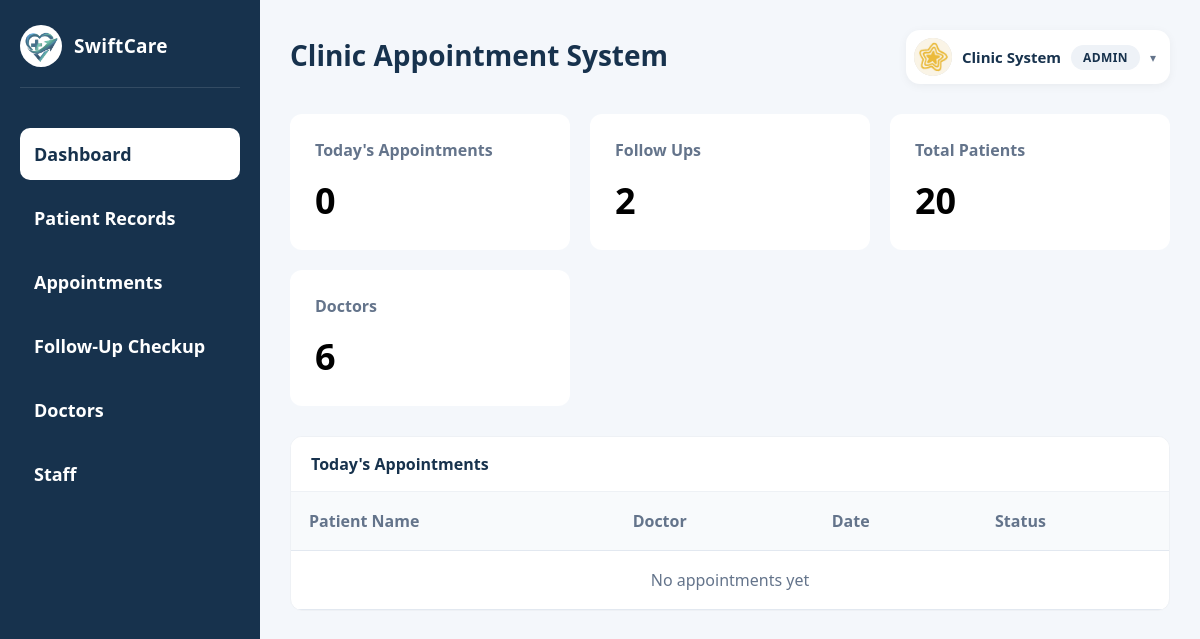
Before: /view/admin/admin_dashboard.php (signed in) with the older database file.
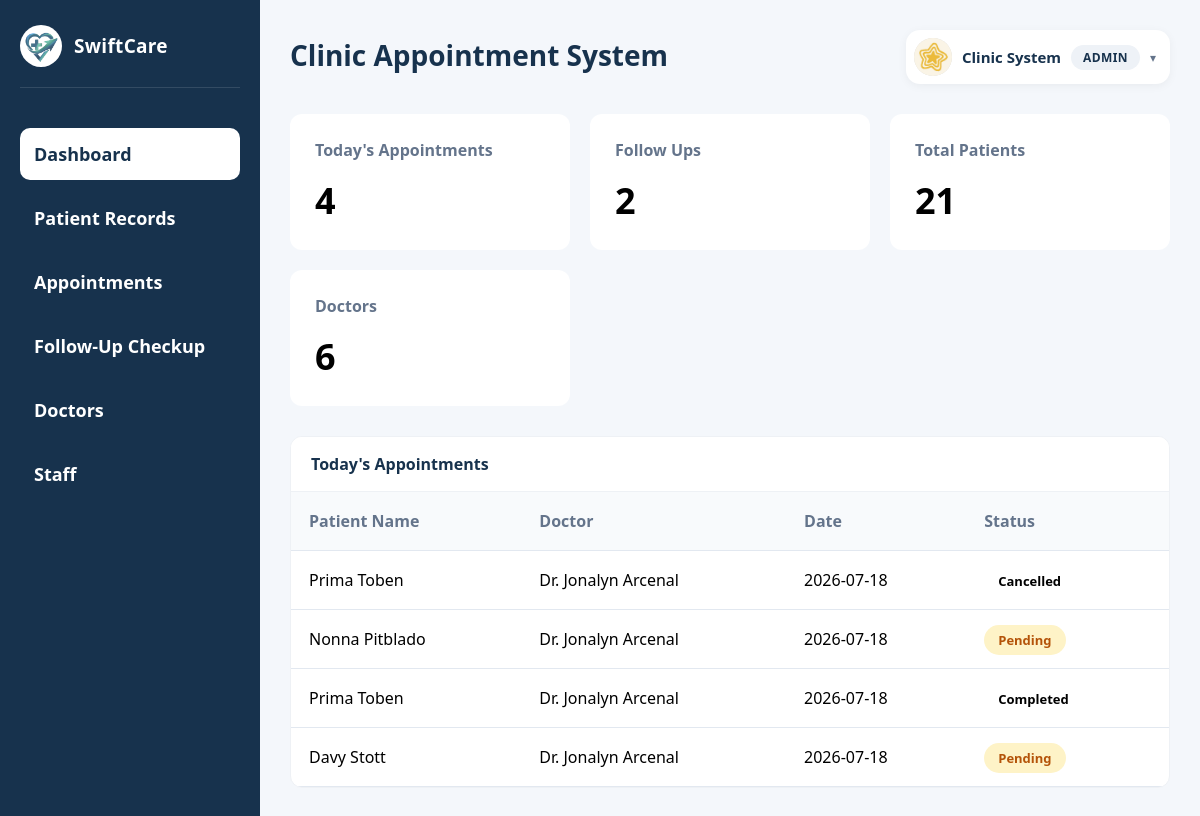
After: the same page with the newer database file.
### tables this page shows
CREATE TABLE `appointments` (
  `id` int(11) NOT NULL,
  `patient_id` int(11) NOT NULL,
  `doctor_id` int(11) NOT NULL,
  `appointment_date` date NOT NULL,
  `appointment_time` varchar(20) NOT NULL,
  `purpose` text DEFAULT NULL,
  `complaint` varchar(150) DEFAULT NULL,
  `consultation_type` enum('Online','In Person') NOT NULL DEFAULT 'In Person',
  `status` enum('pending','confirmed','completed','cancelled','missed') DEFAULT 'pending',
  `created_at` timestamp NOT NULL DEFAULT current_timestamp(),
  `admin_checked` tinyint(1) DEFAULT 0
);

### model/Appointment.php (called while the page is built, shortened)
<?php
class Appointment {
    private $conn;
    function __construct($db){
        $this->conn = $db;
    }
    function getTodayAppointments(){
        $query = "SELECT a.*,
                  CONCAT(p.first_name, ' ', p.last_name) as patient_name,
                  CONCAT(d.first_name, ' ', d.last_name) as doctor_name
                  FROM appointments a
                  LEFT JOIN patients p ON a.patient_id = p.id
                  LEFT JOIN users d ON a.doctor_id = d.id
                  WHERE DATE(a.appointment_date) = DATE(NOW())
                  ORDER BY a.appointment_time ASC";
        $stmt = $this->conn->prepare($query);
        $stmt->execute();
        return $stmt;
    }
    function countToday(){
        $query = "SELECT COUNT(*) as total FROM appointments WHERE DATE(appointment_date) = DATE(NOW())";
        $stmt = $this->conn->prepare($query);
        $stmt->execute();
        return $stmt->fetch(PDO::FETCH_ASSOC)['total'];
    }
}

### model/Patient.php (called while the page is built, shortened)
<?php
class Patient {
    private $conn;
    function __construct($db){
        $this->conn = $db;
    }
    function countTotal(){
        $query = "SELECT COUNT(*) as total FROM patients";
        $stmt = $this->conn->prepare($query);
        $stmt->execute();
        return $stmt->fetch(PDO::FETCH_ASSOC)['total'];
    }
}

### view/admin/admin_dashboard.php (the view, shortened to what the changed rows need)
<?php
require_once 'C:\xampp\htdocs\clinic1\model\Patient.php';
require_once 'C:\xampp\htdocs\clinic1\model\Appointment.php';
$database = new Database();
$conn = $database->connect();
$patient = new Patient($conn);
$appointment = new Appointment($conn);
$total_patients = $patient->countTotal();
$today_appointments = $appointment->countToday();
$recent_appointments = $appointment->getTodayAppointments();
?>
<!DOCTYPE html>
<html lang="en">
<head>
    <link rel="stylesheet" href="../css/admin_dashboard.css">
</head>
<body>
<div class="dashboard-container">
    <aside class="sidebar">
        <div class="sidebar-top">
            <div class="sidebar-clinic-name">
                <h2>SwiftCare</h2>
            </div>
        </div>
    </aside>
    <main class="main-content">
        <header class="topbar">
            <div class="topbar-left">
                <div class="clinic-text">
                    <h1>Clinic Appointment System</h1>
                </div>
            </div>
        </header>
        <section class="stats-grid">
            <div class="stat-card">
                <h3>Today's Appointments</h3>
                <p><?php echo $today_appointments; ?></p>
            </div>
            <div class="stat-card">
                <h3>Total Patients</h3>
                <p><?php echo $total_patients; ?></p>
            </div>
        </section>
        <section class="table-section">
            <table class="appointment-table">
                <thead>
                    <tr>
                        <th>Patient Name</th>
                        <th>Doctor</th>
                        <th>Date</th>
                        <th>Status</th>
                    </tr>
                </thead>
                <tbody>
                    <?php if ($recent_appointments->rowCount() > 0): ?>
                        <?php while ($row = $recent_appointments->fetch(PDO::FETCH_ASSOC)): ?>
                        <tr>
                            <td><?php echo $row['patient_name']; ?></td>
                            <td>Dr. <?php echo $row['doctor_name']; ?></td>
                            <td><?php echo $row['appointment_date']; ?></td>
                            <td><span class="status <?php echo $row['status']; ?>"><?php echo ucfirst($row['status']); ?></span></td>
                        </tr>
                        <?php endwhile; ?>
                    <?php else: ?>
                        <tr>
                            <td colspan="4" style="text-align: center; color: #64748b;">No appointments yet</td>
                        </tr>
                    <?php endif; ?>
                </tbody>
            </table>
        </section>
    </main>
</div>
</body>
</html>

Changed rows visible on the page:
added appointments: patient_name "Prima Toben", doctor_name "Jonalyn Arcenal", appointment_date "2026-07-18", status "Cancelled"
now on this page (row edited): appointments: patient_name "Nonna Pitblado", doctor_name "Jonalyn Arcenal", appointment_date "2026-07-18", status "Pending"
added appointments: patient_name "Prima Toben", doctor_name "Jonalyn Arcenal", appointment_date "2026-07-18", status "Completed"
added appointments: patient_name "Davy Stott", doctor_name "Jonalyn Arcenal", appointment_date "2026-07-18", status "Pending"
Other visible differences:
$today_appointments: "0" → "4"
$total_patients: "20" → "21"
text no longer shown: "No appointments yet"
